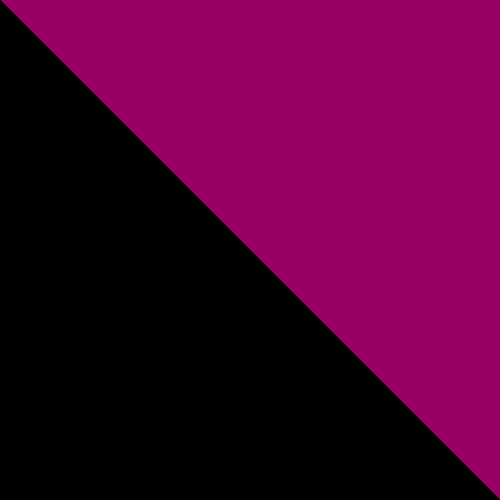
Frame 1 (no input)
Frame 2 (the mouse pressed at the canvas centre, redrawn once): identical to frame 1, image omitted

The Processing sketch that drew this single still picture (run headless with seeded random() and noise(); the mouse was pressed at the canvas centre and the sketch redrawn once):

// Processing sketch: Exercicio2
// ── Exercicio2.pde
void setup() {
  noLoop();
  size(500, 500);
}

void draw() {
  PImage img;
  img = createImage(500, 500, RGB);

  for (int x = 0; x < img.width; x++) {
    
    for (int y = 0; y < img.height; y++) {
      
      int pos = y * img.width + x;

      if (y < x) {
        img.pixels[pos] = color(150, 0, 100);
      } else {
        img.pixels[pos] = color(0, 0, 0);
      }
    }
  }
  image(img, 0, 0);
}
